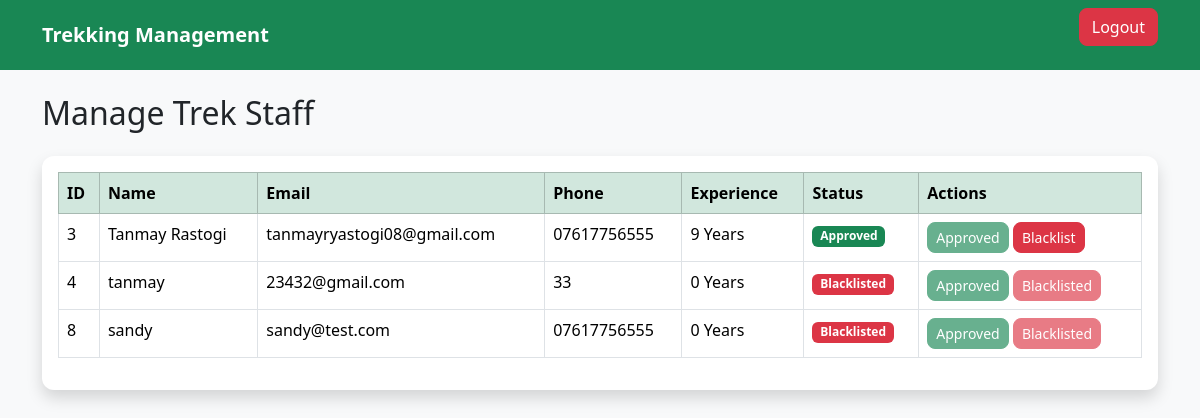
Page /admin/manage-staff (signed in) on the committed database.
### models/staff_profile.py (models this page shows, shortened)
class StaffProfile(db.Model):
    __tablename__ = "staff_profiles"
    id = db.Column(db.Integer, primary_key=True)
    user_id = db.Column(
        db.Integer,
        db.ForeignKey("users.id"),
        nullable=False,
        unique=True
    )
    phone = db.Column(db.String(15), nullable=False)
    experience = db.Column(db.Integer, default=0)
    approval_status = db.Column(
        db.String(20),
        default="Pending"
    )
    assigned_treks = db.relationship(
        "Trek",
        backref="staff",
        lazy=True
    )

### models/user.py (models this page shows, shortened)
class User(UserMixin, db.Model):
    __tablename__ = "users"
    id = db.Column(db.Integer, primary_key=True)
    name = db.Column(db.String(100), nullable=False)
    email = db.Column(db.String(120), unique=True, nullable=False)
    password = db.Column(db.String(255), nullable=False)
    role = db.Column(db.String(20), nullable=False)
    is_active = db.Column(db.Boolean, default=True)
    is_blacklisted = db.Column(db.Boolean, default=False)
    created_at = db.Column(db.DateTime, default=datetime.utcnow)
    bookings = db.relationship("Booking", backref="user", lazy=True)
    staff_profile = db.relationship(
        "StaffProfile",
        backref="user",
        uselist=False
    )

### routes/admin.py (the view)
@admin.route("/admin/manage-staff")
@login_required
def manage_staff():
    if current_user.role != "admin":
        flash("Access Denied!", "danger")
        return redirect(url_for("home"))
    staff_members = StaffProfile.query.all()
    return render_template(
        "admin/manage_staff.html",
        staff_members=staff_members
    )

### app.py (called while the page is built)
@login_manager.user_loader
def load_user(user_id):
    return User.query.get(int(user_id))

### templates/admin/manage_staff.html (shortened to what this page needs)
{% extends "base.html" %}
{% block content %}
<h2 class="mb-4">
Manage Trek Staff
</h2>
<div class="card shadow">
<div class="card-body">
<table class="table table-bordered table-hover">
<thead class="table-success">
<tr>
<th>ID</th>
<th>Name</th>
<th>Email</th>
<th>Phone</th>
<th>Experience</th>
<th>Status</th>
<th>Actions</th>
</tr>
</thead>
<tbody>
{% for staff in staff_members %}
<tr>
<td>{{ staff.user.id }}</td>
<td>{{ staff.user.name }}</td>
<td>{{ staff.user.email }}</td>
<td>{{ staff.phone }}</td>
<td>{{ staff.experience }} Years</td>
<td>
{% if staff.approval_status=="Approved" %}
<span class="badge bg-success">
Approved
</span>
{% elif staff.approval_status=="Pending" %}
<span class="badge bg-warning text-dark">
Pending
</span>
{% else %}
<span class="badge bg-danger">
Blacklisted
</span>
{% endif %}
</td>
<td>
{% if staff.approval_status == "Pending" %}
<a
href="{{ url_for('admin.approve_staff', staff_id=staff.id) }}"
class="btn btn-success btn-sm">
Approve
</a>
{% else %}
<button
class="btn btn-success btn-sm"
disabled>
Approved
</button>
{% endif %}
{% if staff.approval_status != "Blacklisted" %}
<a
href="{{ url_for('admin.blacklist_staff', staff_id=staff.id) }}"
class="btn btn-danger btn-sm">
Blacklist
</a>
{% else %}
<button
class="btn btn-danger btn-sm"
disabled>
Blacklisted
</button>
{% endif %}
</td>
</tr>
{% else %}
<tr>
<td colspan="7" class="text-center">
No Staff Registered
</td>
</tr>
{% endfor %}
</tbody>
</table>
</div>
</div>
{% endblock %}

### static/css/style.css (style rules this page uses)
body { background-color:#f8f9fa; }
.card { border:none; border-radius:12px; }
.btn { border-radius:8px; }

### rows in the picture
StaffProfile: user.id "3", user.name "Tanmay Rastogi", user.email "tanmayryastogi08@gmail.com", phone "07617756555", experience "9", approval_status "Approved"
StaffProfile: user.id "4", user.name "tanmay", user.email "23432@gmail.com", phone "33", experience "0", approval_status "Blacklisted"
StaffProfile: user.id "8", user.name "sandy", user.email "sandy@test.com", phone "07617756555", experience "0", approval_status "Blacklisted"
